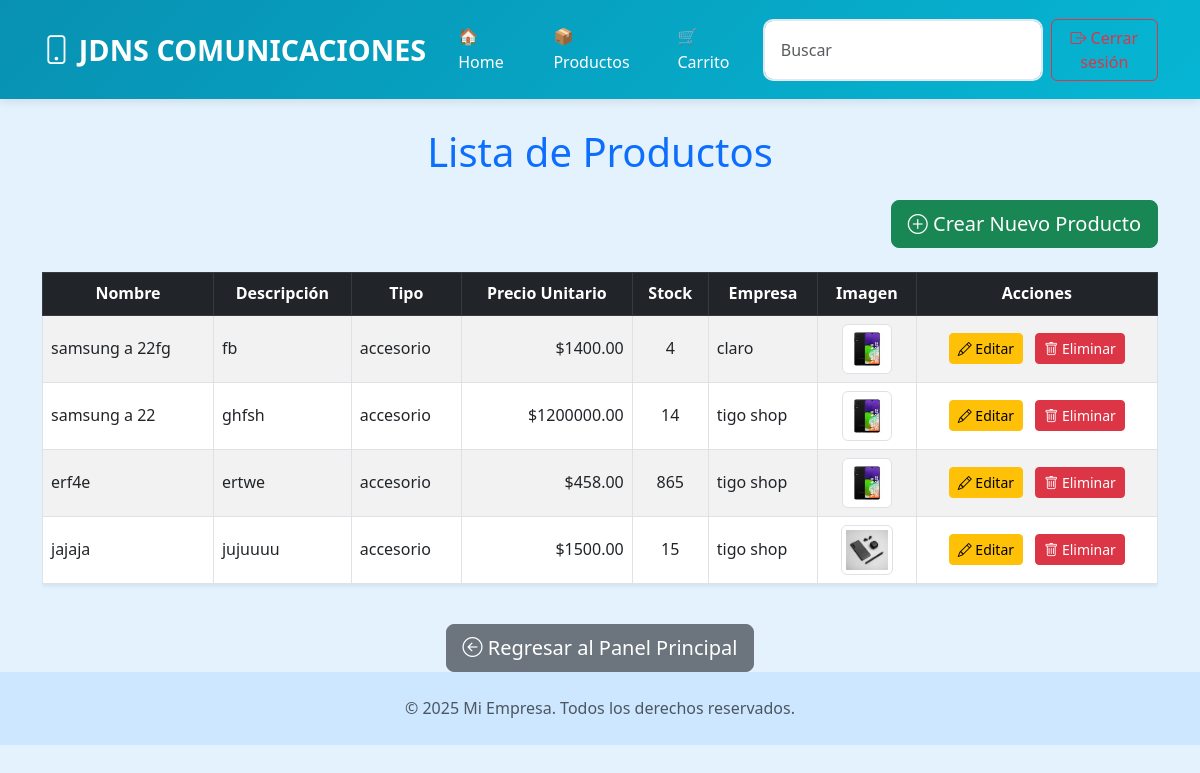
Before: /productos/ (signed in) with the older database file.
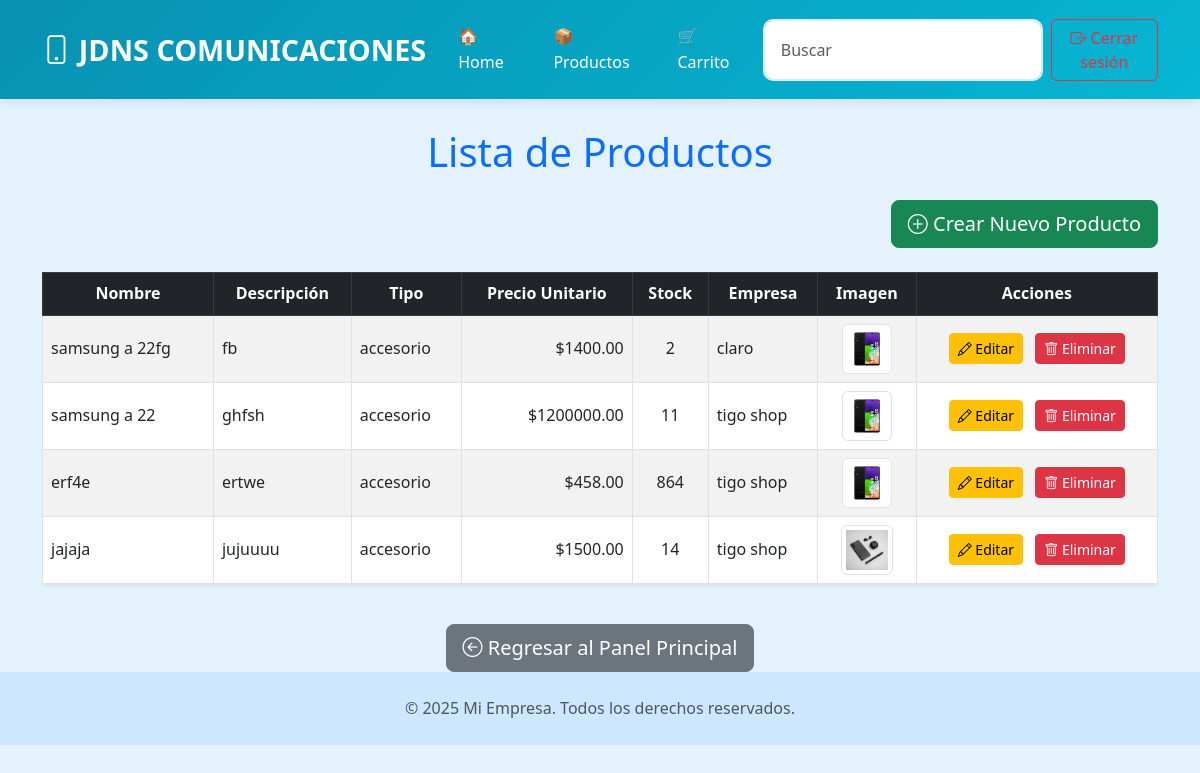
After: the same page with the newer database file.
### app/models/users.py (models this page shows)
class Producto(db.Model):
    _tablename_ = 'producto'
    idproducto = db.Column(db.Integer, primary_key=True)
    nombre = db.Column(db.String(100))
    descripcion = db.Column(db.Text)
    tipo = db.Column(db.Enum('repuesto', 'accesorio'))
    precio_unitario = db.Column(db.Numeric(10, 2))
    stock = db.Column(db.Integer)
    imagen = db.Column(db.String(200))
    empresa_idempresa = db.Column(db.Integer, db.ForeignKey('empresa.idempresa'))

### app/routes/productos.py (the view)
@bp.route('/', endpoint='listar_productos')
@login_required
def listar_productos():
    productos = Producto.query.all()
    empresas = Empresa.query.all()
    if current_user.rol == 'admin':
        return render_template('productos.html', productos=productos, empresas=empresas)
    elif current_user.rol == 'cliente':
        return render_template('plantilla.html', productos=productos, empresas=empresas)
    elif current_user.rol == 'tecnico':
        return render_template('productos.html', productos=productos, empresas=empresas, use_carousel=True)
    else:
        return "No tienes permiso para ver esta página", 403

### app/models/users.py (called while the page is built)
    @property
    def is_authenticated(self):
        return True

### app/templates/productos.html (shortened to what the changed rows need)
{% extends "plantilla.html" %}
{% block content %}
    <div class="container mt-5">
        <h1 class="text-center mb-4 text-primary">Lista de Productos</h1>
        {% if productos %}
            <div class="table-responsive">
                <table class="table table-striped table-hover table-bordered shadow-sm">
                    <thead class="table-dark">
                        <tr>
                            <th class="text-center">Nombre</th>
                            <th class="text-center">Descripción</th>
                            <th class="text-center">Tipo</th>
                            <th class="text-center">Precio Unitario</th>
                            <th class="text-center">Stock</th>
                            <th class="text-center">Empresa</th>
                            <th class="text-center">Imagen</th>
                            {% if current_user.rol == 'admin' %}
                                <th class="text-center">Acciones</th>
                            {% endif %}
                        </tr>
                    </thead>
                    <tbody>
                        {% for producto in productos %}
                        <tr class="align-middle">
                            <td>{{ producto.nombre }}</td>
                            <td>{{ producto.descripcion|truncate(50) }}</td>
                            <td>{{ producto.tipo }}</td>
                            <td class="text-end">${{ '{:.2f}'.format(producto.precio_unitario) }}</td>
                            <td class="text-center">{{ producto.stock }}</td>
                            <td>
                                {% for emp in empresas %}
                                    {% if emp.idempresa == producto.empresa_idempresa %}
                                        {{ emp.razon_social }}
                                    {% endif %}
                                {% endfor %}
                            </td>
                            <td class="text-center">
                                {% if producto.imagen %}
                                    <a href="{{ url_for('static', filename=producto.imagen) }}" target="_blank">
                                        <img src="{{ url_for('static', filename=producto.imagen) }}" alt="{{ producto.nombre }}" class="img-thumbnail" style="max-height: 50px; object-fit: cover;">
                                    </a>
                                {% else %}
                                    <span class="text-muted">No disponible</span>
                                {% endif %}
                            </td>
                            {% if current_user.rol == 'admin' %}
                                <td class="text-center">
                                    <a href="{{ url_for('producto.editar', id=producto.idproducto) }}" class="btn btn-warning btn-sm me-2">
                                        <i class="bi bi-pencil"></i> Editar
                                    </a>
                                    <form action="{{ url_for('producto.eliminar', id=producto.idproducto) }}" method="POST" style="display:inline;">
                                        <button type="submit" class="btn btn-danger btn-sm" onclick="return confirm('¿Estás seguro de eliminar este producto?');">
                                            <i class="bi bi-trash"></i> Eliminar
                                        </button>
                                    </form>
                                </td>
                            {% endif %}
                        </tr>
                        {% endfor %}
                    </tbody>
                </table>
            </div>
        {% else %}
            <div class="alert alert-warning text-center" role="alert">
                No hay productos registrados.
            </div>
        {% endif %}
    </div>
{% endblock %}

Changed rows visible on the page:
changed Producto "samsung a 22fg": stock "4" → "2"
changed Producto "samsung a 22": stock "14" → "11"
changed Producto "erf4e": stock "865" → "864"
changed Producto "jajaja": stock "15" → "14"
